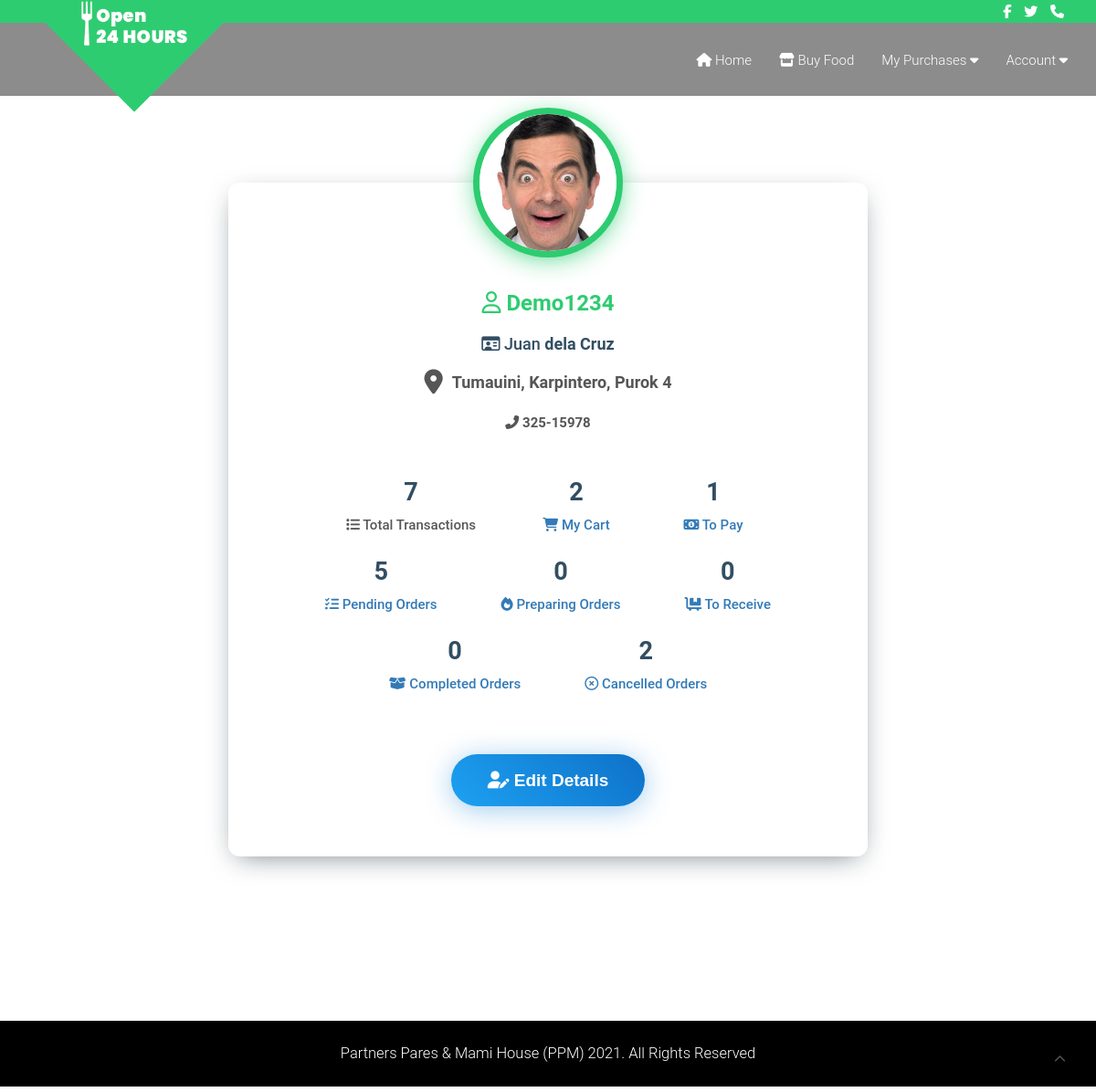
/users/clients/profile.php (signed in), run on the app's committed database.
### tables this page shows
CREATE TABLE `tbl_clients` (
  `Client_ID` varchar(50) NOT NULL,
  `Username` varchar(50) NOT NULL,
  `Password` varchar(255) NOT NULL,
  `Last_Name` varchar(50) NOT NULL,
  `First_Name` varchar(50) NOT NULL,
  `Contact` varchar(50) NOT NULL,
  `Municipality_City` varchar(255) NOT NULL,
  `Barangay` varchar(50) NOT NULL,
  `Street_Purok` varchar(50) NOT NULL,
  `picture` varchar(255) NOT NULL
);

### users/clients/profile.php (the view, shortened to what this page needs)
<?php
 require_once "include/config.php";
 include "include/main-header.php";
  include 'ajax-queries/profile-update.php';?>
   <link href="../../assets/css/profile-card.css" rel="stylesheet">
<?php
$query = $link->query("SELECT
      (SELECT IFNULL(COUNT(*), 0) FROM `tbl_to_pay` WHERE Client_ID = '$Client_ID') as totalpay,
      (SELECT IFNULL(COUNT(*), 0) FROM `tbl_cart` WHERE Client_ID = '$Client_ID' AND Status = 'To Pay') as totalcart,
      (SELECT IFNULL(COUNT(*), 0) FROM `tbl_pending_orders` WHERE Client_ID = '$Client_ID') as totaltransactions,
      (SELECT IFNULL(COUNT(*), 0) FROM `tbl_pending_orders` WHERE Client_ID = '$Client_ID' AND Order_Status = 'Pending') as totalpending,
      (SELECT IFNULL(COUNT(*), 0) FROM `tbl_pending_orders` WHERE Client_ID = '$Client_ID' AND Order_Status = 'Preparing') as totalpreparing,
      (SELECT IFNULL(COUNT(*), 0) FROM `tbl_pending_orders` WHERE Client_ID = '$Client_ID' AND Order_Status = 'In-Transit') as totalintransit,
      (SELECT IFNULL(COUNT(*), 0) FROM `tbl_pending_orders` WHERE Client_ID = '$Client_ID' AND Order_Status = 'Completed') as totalcompleted,
      (SELECT IFNULL(COUNT(*), 0) FROM `tbl_pending_orders` WHERE Client_ID = '$Client_ID' AND Order_Status = 'Cancelled') as totalcancelled
      ");
    while($fetch = $query->fetch_array()){
      $totalpay = $fetch["totalpay"];
      $totalcart = $fetch["totalcart"];
      $transactionscount = $fetch["totaltransactions"];
      $totalpending = $fetch["totalpending"];
      $totalpreparing = $fetch["totalpreparing"];
      $totalintransit = $fetch["totalintransit"];
      $totalcompleted = $fetch["totalcompleted"];
      $totalcancelled = $fetch["totalcancelled"];
    }
?>
<section class="news-single nav-arrow-b">
 <div class="container">
<div class="margin-login">
<div class="wrapper">
  <div class="profile-card js-profile-card">
    <div class="profile-card__img">
      <div id="pic">
        <img src="../../uploaded-files/clients/<?php echo $picture; ?>" alt="profile card">
      </div>
    </div>
    <div class="profile-card__cnt js-profile-cnt">
      <div class="profile-card__name"><i class='far fa-user'></i> <?php echo "$full_username"; ?></div>
      <div class="profile-card__txt"><i class="far fa-id-card"></i> <?php echo $First_Name; ?> <strong><?php echo $Last_Name; ?></strong></div>
      <div class="profile-card-loc">
        <span class="profile-card-loc__icon">
          <i class='fas fa-map-marker-alt'></i>
        </span>
        <span class="profile-card-loc__txt">
           <?php echo $Municipality_City.", ".$Barangay.", ".$Street_Purok; ?>
        </span>
      </div>
      <br>
     <strong><i class='fas fa-phone-alt'></i> <?php echo $Contact; ?></strong><br>
      <div class="profile-card-inf">
        <div class="profile-card-inf__item">
          <div class="profile-card-inf__title"><?php echo $transactionscount; ?></div>
          <div class="profile-card-inf__txt"><i class="fas fa-list"></i> Total Transactions</div>
        </div>
        <div class="profile-card-inf__item">
          <a href="user-cart.php">
          <div class="profile-card-inf__title"><?php echo $totalcart;  ?></div>
          <div class="profile-card-inf__txt"><i class="fa fa-shopping-cart" aria-hidden="true"></i> My Cart</div>
          </a>
        </div>
        <div class="profile-card-inf__item">
          <a href="orders-to-pay.php">
          <div class="profile-card-inf__title"><?php echo $totalpay; ?></div>
          <div class="profile-card-inf__txt"><i class="fa fa-money" aria-hidden="true"></i> To Pay</div>
          </a>
        </div>
        <div class="profile-card-inf__item">
          <a href="orders-pending.php">
          <div class="profile-card-inf__title"><?php echo $totalpending; ?></div>
          <div class="profile-card-inf__txt"><i class="fas fa-tasks"></i> Pending Orders</div>
          </a>
        </div>
        <div class="profile-card-inf__item">
          <a href="orders-preparing">
          <div class="profile-card-inf__title"><?php echo $totalpreparing; ?></div>
          <div class="profile-card-inf__txt"><i class="fas fa-fire"></i> Preparing Orders</div>
          </a>
        </div>
        <div class="profile-card-inf__item">
          <a href="orders-to-receive.php">
          <div class="profile-card-inf__title"><?php echo $totalintransit; ?></div>
          <div class="profile-card-inf__txt"><i class="fas fa-dolly-flatbed"></i> To Receive</div>
          </a>
        </div>
        <div class="profile-card-inf__item">
          <a href="orders-completed.php">
          <div class="profile-card-inf__title"><?php echo $totalcompleted; ?></div>
          <div class="profile-card-inf__txt"><i class="fas fa-box-open"></i> Completed Orders</div>
          </a>
        </div>
        <div class="profile-card-inf__item">
          <a href="orders-cancelled.php">
          <div class="profile-card-inf__title"><?php echo $totalcancelled; ?></div>
          <div class="profile-card-inf__txt"><i class="far fa-times-circle"></i> Cancelled Orders</div>
          </a>
        </div>
      </div>
      <div class="profile-card-ctr">
        <button class="profile-card__button button--blue js-message-btn"><i class="fas fa-user-edit"></i> Edit Details</button>
      </div>
    </div>
  </div>
</div>
</div>
  </div>
</section>
<?php
include "include/main-footer.php";
?>

### users/clients/include/main-header.php (shortened to what this page needs)
<?php
$full_username = htmlspecialchars($_SESSION["Username"]);
$fullNameQuery = "SELECT * FROM `tbl_clients` WHERE Username = '$full_username'";
$nameResult = mysqli_query($link, $fullNameQuery);
  while ($row = mysqli_fetch_array($nameResult)) {
    $Client_ID = $row['Client_ID'];
      $Last_Name = $row['Last_Name'];
      $First_Name = $row['First_Name'];
      $Contact = $row['Contact'];
      $Municipality_City = $row['Municipality_City'];
      $Barangay = $row['Barangay'];
      $Street_Purok = $row['Street_Purok'];
      $picture = $row['picture'];
    }
?>
 <html lang="en">
    <head>
        <link rel="stylesheet" href="../../assets/css/bootstrap.min.css">
        <link rel="stylesheet" href="../../assets/css/font-awesome.min.css">
        <link rel="stylesheet" href="../../assets/css/animate/animate.css" />
        <link rel="stylesheet" href="../../assets/css/plugins.css" />
        <link rel="stylesheet" href="../../assets/css/style.css">
        <link rel="stylesheet" href="../../assets/css/responsive.css" />
    </head>
    <body>
        <header id="home" class="navbar-fixed-top">
            <div class="header_top_menu clearfix">
                <div class="container">
                    <div class="row summit">
                        <div class="col-md-4 col-sm-12">
                            <div class="head_top_social text-right">
                                <a href=""><i class="fa fa-facebook"></i></a>
                                <a href=""><i class="fa fa-twitter"></i></a>
                                <a href=""><i class="fa fa-phone"></i></a>
                            </div>
                        </div>
                    </div>
                </div>
            </div>
            <div class="main_menu_bg">
                <div class="container">
                    <div class="row">
                        <nav class="navbar navbar-default">
                            <div class="container-fluid">
                                <div class="navbar-header">
                                    <a class="navbar-brand our_logo" href="#"><img src="assets/images/logo.png" alt="" /></a>
                                </div>
                                <div class="collapse navbar-collapse" id="bs-example-navbar-collapse-1">
                                    <ul class="nav navbar-nav navbar-right">
                                        <li><a href="index.php"><i class="fas fa-home"></i> Home</a></li>
                                        <li><a href="buy-food.php"><i class="fas fa-store"></i> Buy Food</a></li>
                                        <li class="dropdown">
                                            <a class="dropbtn">My Purchases <i class="fa fa-caret-down" aria-hidden="true"></i></a>
                                        </li>
                                        <li class="dropdown">
                                            <a class="dropbtn">Account <i class="fa fa-caret-down" aria-hidden="true"></i></a>
                                        </li>
                                    </ul>
                                </div>
                            </div>
                        </nav>
                    </div>
                </div>
            </div>
        </header>

### users/clients/include/main-footer.php (shortened to what this page needs)
        <footer id="footer" class="footer">
            <div class="container text-center">
                <div class="row">
                    <div class="col-sm-12">
                        <div class="copyright wow zoomIn" data-wow-duration="3s">
							<p>Partners Pares & Mami House (PPM) 2021. All Rights Reserved</p>
						</div>
                    </div>
                </div>
            </div>
        </footer>
		<div class="scrollup">
			<a href="#"><i class="fa fa-chevron-up"></i></a>
		</div>
    </body>
</html>

### assets/css/style.css (style rules this page uses)
html, body { background-color: #ffffff; font-size: 15px; color: #565656; width: 100%; padding: 0; margin-left: 0; margin-right: 0; font-family: 'roboto', sans-serif; font-weight: 300; }
img { -moz-user-select: none; -webkit-user-select: none; -ms-user-select: none; user-select: none; -webkit-user-drag: none; user-drag: none; }
a, a:hover, a:active, a:focus { text-decoration: none; outline: none; }
a, button, a span { -webkit-transition: 0.2s ease-in-out; -o-transition: 0.2s ease-in-out; transition: 0.2s ease-in-out; }
*, *:before, *:after { -webkit-box-sizing: border-box; -moz-box-sizing: border-box; box-sizing: border-box; }
p { margin: 0 0 15px; }
ol, ul { list-style: none; padding: 0; }
img { max-width: 100%; }
p { line-height: 1.5rem; font-size: 1.1rem; }
p:last-child { margin-bottom: 0px; }
section { margin:0; }
.header_top_menu { background:#fff; position:relative; }
a.navbar-brand.our_logo { position: absolute; left: 0; top: -50px; width: 25%; }
.head_top_social a { color: #ffffff; padding: 5px; display: inline-block; }
.main_menu_bg { background:rgba(0, 0, 0, .45); height: 80px; }
.navbar-default { background-color: transparent; border-color: transparent; }
.container-fluid { margin-top: 15px; }
.main_menu_bg .navbar { margin-bottom: 0px; }
.navbar-default .navbar-nav>li>a { color: #fff; }
.header_top_menu { background-color: #2ecc71; }
.dropbtn { color: white; border: none; cursor: pointer; }
.dropdown { position: relative; display: inline-block; }
.margin-login { margin-top: 100px; margin-bottom: 130px; }
.footer { background:#000; }
.footer .copyright p { padding:25px; color:#fff; }
.scrollup { width: 30px; height: 30px; border-radius: 15px; opacity: .3; position: fixed; bottom: 20px; right: 25px; color: #fff; cursor: pointer; background-color: #000; z-index: 1000; transition: opacity .5s, background-color .5s; -moz-transition: opacity .5s, background-color .5s; -webkit-transition: opacity .5s, background-color .5s; }
.scrollup i { font-size: 13px; position: absolute; opacity: 1; color: #fff; left: 50%; top: 50%; margin-top: -7px; margin-left: -6px; text-decoration: none; }

### data on the page
tbl_clients: picture (picture), First_Name "Juan", Last_Name "dela Cruz", Municipality_City "Tumauini", Barangay "Karpintero", Street_Purok "Purok 4", Contact "325-15978"

### other printed values
$full_username "Demo1234"
$transactionscount "7"
$totalcart "2"
$totalpay "1"
$totalpending "5"
$totalpreparing "0"
$totalintransit "0"
$totalcompleted "0"
$totalcancelled "2"
